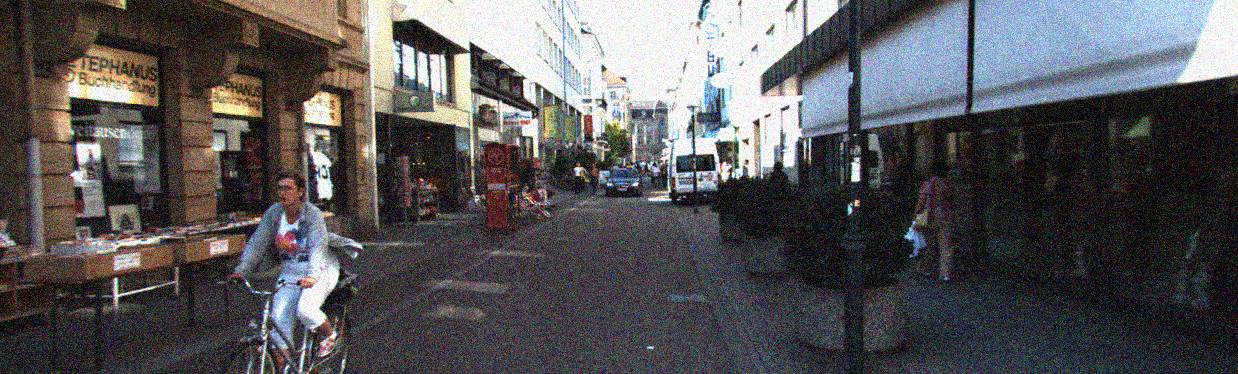
#> input picture 第二次作业-频域滤波/频域作业_贾林轩_1853688/source_images/gaussian_noise.png, 1238 x 374 px; the run also reads 1 picture not shown here
$ python frequency_domain_filtering.py
#> lines starting #> are read from the running program, lines starting #| are printed output that depends on the picture
# @Author  : 贾林轩 1853688
# @IDE: PyCharm
# @python：3.9.7
# @catalogue：
#   0 定义函数接口
#      0.1 生成幅值谱函数接口（generate_magnitude_spectrum）
#      0.2 幅值谱可视化函数接口（magnitude_spectrum_visualization）
#      0.3 滤波过程函数接口（频谱相乘）（frequency_spectrum_multiply）
#      0.4 还原滤波结果函数接口（restore_filtering_results）
#   1 读取图像并预处理
#      1.1 依次读入图像并转化为灰度图
#      1.2 将灰度图转化为float_32格式
#   2 对三张原图做傅里叶变换
#      2.1 调用上述函数接口（0.1）计算幅值谱
#      2.2 调用上述函数接口（0.2）进行幅值谱可视化
#      2.3 储存可视化的幅值谱
#   3 构建滤波器
#      3.1 构建空域滤波器（float32格式）
#      3.2 调用上述函数接口（0.1）计算滤波器的幅值谱
#      3.3 调用上述函数接口（0.2）进行滤波器幅值谱可视化
#      3.4 储存可视化的滤波器幅值谱
#   4 滤波操作
#      4.1 调用上述函数接口（0.3）进行滤波操作（返回结果为频谱）
#      4.2 调用上述函数接口（0.2）将滤波结果频谱可视化
#      4.3 储存可视化的滤波结果频谱
#    5 利用傅里叶反变换（IDFT）将滤波结果还原到空域
#      5.1 调用上述函数接口（0.4）还原滤波结果
#      5.2 储存已还原的滤波结果（空域图像）


import os
import cv2
import numpy as np


# 0 定义函数接口
# 0.1 生成幅值谱函数接口（参数：img：输入图像）
def generate_magnitude_spectrum(img):
    img = cv2.dft(img, flags=cv2.DFT_COMPLEX_OUTPUT)  # 对图像进行傅里叶正向变换
    img = np.fft.fftshift(img)  # 把频谱原点转换到图像中心
    return img  # 返回结果


# 0.2 幅值谱可视化函数接口（参数：img：输入图像）
def magnitude_spectrum_visualization(img):
    result_raw = np.log(cv2.magnitude(img[:, :, 0], img[:, :, 1]) + 1)  # 用对数表示形式表示幅值频谱
    result = (result_raw / result_raw.max()) * 255  # 按最大值归一化
    return result  # 返回结果


# 0.3 滤波过程（频谱相乘）（参数：img：输入图像频谱；filter：滤波器频谱）
def frequency_spectrum_multiply(img, filter):
    result = np.zeros(img.shape)   # 用于存放结果
    # 复数相乘规则(a+bi)(c+di)=(ac-bd)+(bc+ad)i
    result[:, :, 0] = (img[:, :, 0] * filter[:, :, 0]) - (img[:, :, 1] * filter[:, :, 1])   # 计算实部
    result[:, :, 1] = (img[:, :, 1] * filter[:, :, 0]) + (img[:, :, 0] * filter[:, :, 1])   # 计算虚部
    return result  # 返回结果


# 0.4 还原滤波结果函数接口（参数：img：输入图像）
def restore_filtering_results(img):
    img = np.fft.ifftshift(img)   # 将频谱原点移回左上角
    img_back = cv2.idft(img)   # 傅里叶反变换
    img_back = cv2.magnitude(img_back[:, :, 0], img_back[:, :, 1])   # 反变换后每个像素点的值为虚数，取幅值
    img_back = (img_back / img_back.max()) * 255   # 归一化
    return img_back  # 返回结果


# 1 读取图像并预处理
# 1.1 依次读入图像并转化为灰度图
img_gaussian_noise_gray = cv2.imread('./source_images/gaussian_noise.png', 0)
#> img_gaussian_noise_gray: shape (374, 1238); min 0, max 255, mean 86.6
img_origin_gray = cv2.imread('./source_images/origin_image.png', 0)
#> img_origin_gray: shape (374, 1238); min 6, max 255, mean 86.7
img_pepper_noise_gray = cv2.imread('./source_images/pepper_noise.png', 0)
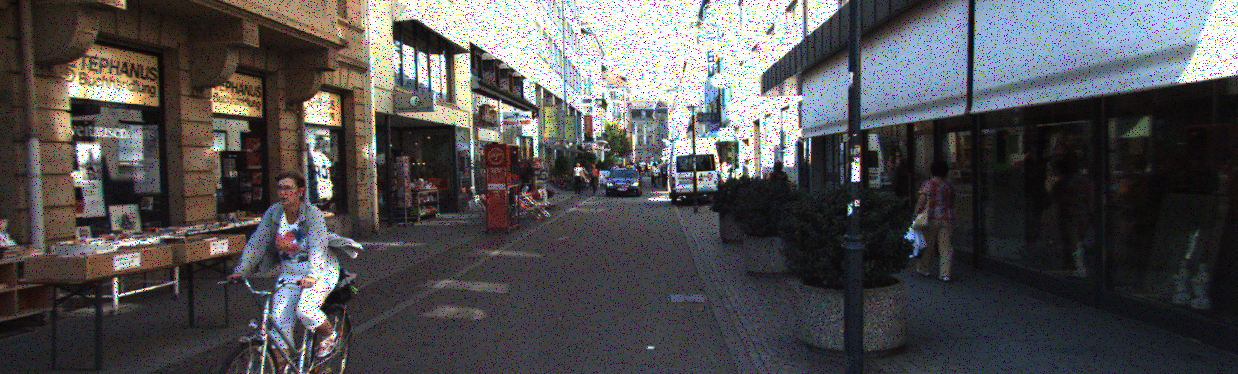
#> input picture 第二次作业-频域滤波/频域作业_贾林轩_1853688/source_images/pepper_noise.png, 1238 x 374 px
#> img_pepper_noise_gray: shape (374, 1238); min 0, max 255, mean 82.3

# 1.2 将灰度图转化为float_32格式
img_gaussian_noise_gray_float32 = np.float32(img_gaussian_noise_gray)
img_origin_gray_float32 = np.float32(img_origin_gray)
img_pepper_noise_gray_float32 = np.float32(img_pepper_noise_gray)


# 2 对三张原图做傅里叶变换
# 2.1 调用上述函数接口（0.1）计算幅值谱
img_gaussian_noise_gray_magnitude_spectrum = generate_magnitude_spectrum(img_gaussian_noise_gray_float32)
img_origin_gray_magnitude_spectrum = generate_magnitude_spectrum(img_origin_gray_float32)
img_pepper_noise_gray_magnitude_spectrum = generate_magnitude_spectrum(img_pepper_noise_gray_float32)

# 2.2 调用上述函数接口（0.2）进行幅值谱可视化
img_gaussian_noise_gray_magnitude_spectrum_for_visualization = magnitude_spectrum_visualization(
    img_gaussian_noise_gray_magnitude_spectrum)
img_origin_gray_magnitude_spectrum_for_visualization = magnitude_spectrum_visualization(
    img_origin_gray_magnitude_spectrum)
img_pepper_noise_gray_magnitude_spectrum_for_visualization = magnitude_spectrum_visualization(
    img_pepper_noise_gray_magnitude_spectrum)

# 2.3 储存可视化的幅值谱
# 定义储存路径
path = './results/frequency_domain_filtering/origin_images_magnitude_spectrum/'
if not os.path.exists(path):  # 创建储存路径
    os.makedirs(path)
# 储存图像
cv2.imwrite(path + 'gaussion_noise_magnitude_spectrum.png',
            img_gaussian_noise_gray_magnitude_spectrum_for_visualization)
cv2.imwrite(path + 'origin_magnitude_spectrum.png', img_origin_gray_magnitude_spectrum_for_visualization)
cv2.imwrite(path + 'pepper_noise_magnitude_spectrum.png', img_pepper_noise_gray_magnitude_spectrum_for_visualization)


# 3 构建滤波器
# 3.1 构建空域滤波器（float32格式）
# 获取滤波器尺寸（=原图）
H = img_gaussian_noise_gray.shape[0]
#> H = 374
W = img_gaussian_noise_gray.shape[1]
#> W = 1238
# 构建空域滤波器（3*3位于H*W的左上角，其余位置补零）
# sobel_x滤波器
sobel_x_filter = np.zeros([H, W], dtype='f')
sobel_x_filter[0:3, 0:3] = [[1, 0, -1], [2, 0, -2], [1, 0, -1]]
# sobel_y滤波器
sobel_y_filter = np.zeros([H, W], dtype='f')
sobel_y_filter[0:3, 0:3] = [[1, 2, 1], [0, 0, 0], [-1, -2, -1]]
# 高斯滤波器
gaussion_filter = np.zeros([H, W], dtype='f')
gaussion_filter[0:3, 0:3] = [[1, 2, 1], [2, 4, 2], [1, 2, 1]]
# 拉普拉斯滤波器
laplacian_filter = np.zeros([H, W], dtype='f')
laplacian_filter[0:3, 0:3] = [[0, 1, 0], [1, -4, 1], [0, 1, 0]]

# 3.2 调用上述函数接口（0.1）计算滤波器的幅值谱
sobel_x_filter_magnitude_spectrum = generate_magnitude_spectrum(sobel_x_filter)  # sobel_x滤波器幅值谱
sobel_y_filter_magnitude_spectrum = generate_magnitude_spectrum(sobel_y_filter)  # sobel_y滤波器幅值谱
gaussion_filter_magnitude_spectrum = generate_magnitude_spectrum(gaussion_filter)  # 高斯滤波器幅值谱
laplacian_filter_magnitude_spectrum = generate_magnitude_spectrum(laplacian_filter)  # 拉普拉斯滤波器幅值谱

# 3.3 调用上述函数接口（0.2）进行滤波器幅值谱可视化
sobel_x_filter_magnitude_spectrum_for_visualization = magnitude_spectrum_visualization(
    sobel_x_filter_magnitude_spectrum)  # sobel_x滤波器可视化幅值谱
sobel_y_filter_magnitude_spectrum_for_visualization = magnitude_spectrum_visualization(
    sobel_y_filter_magnitude_spectrum)  # sobel_y滤波器可视化幅值谱
gaussion_filter_magnitude_spectrum_for_visualization = magnitude_spectrum_visualization(
    gaussion_filter_magnitude_spectrum)  # 高斯滤波器可视化幅值谱
laplacian_filter_magnitude_spectrum_for_visualization = magnitude_spectrum_visualization(
    laplacian_filter_magnitude_spectrum)  # 拉普拉斯滤波器可视化幅值谱

# 3.4 储存可视化的滤波器幅值谱
# 定义储存路径
path = './results/frequency_domain_filtering/filters_magnitude_spectrum/'
if not os.path.exists(path):  # 创建储存路径
    os.makedirs(path)
# 储存图像
cv2.imwrite(path + 'sobel_x_filter_magnitude_spectrum.png', sobel_x_filter_magnitude_spectrum_for_visualization)
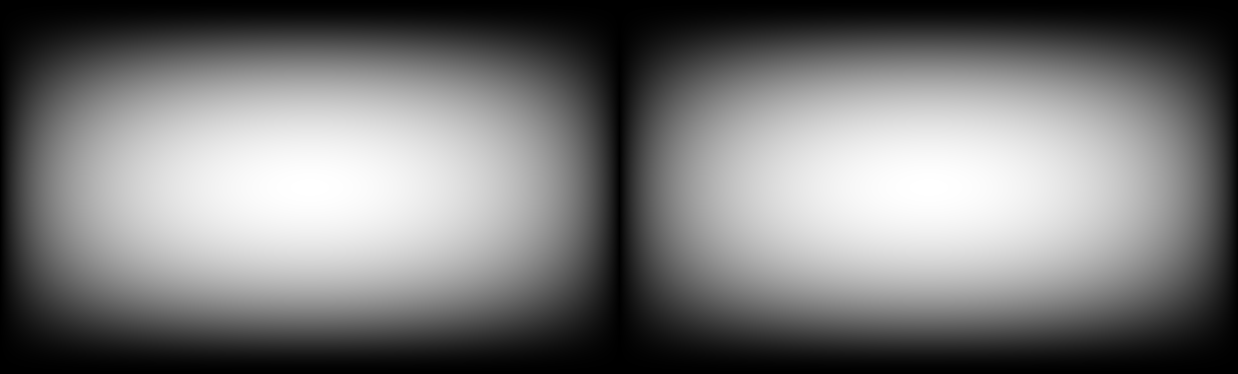
#> saved as sobel_x_filter_magnitude_spectrum.png: shape (374, 1238); min 0, max 255, mean 119.8
cv2.imwrite(path + 'sobel_y_filter_magnitude_spectrum.png', sobel_y_filter_magnitude_spectrum_for_visualization)
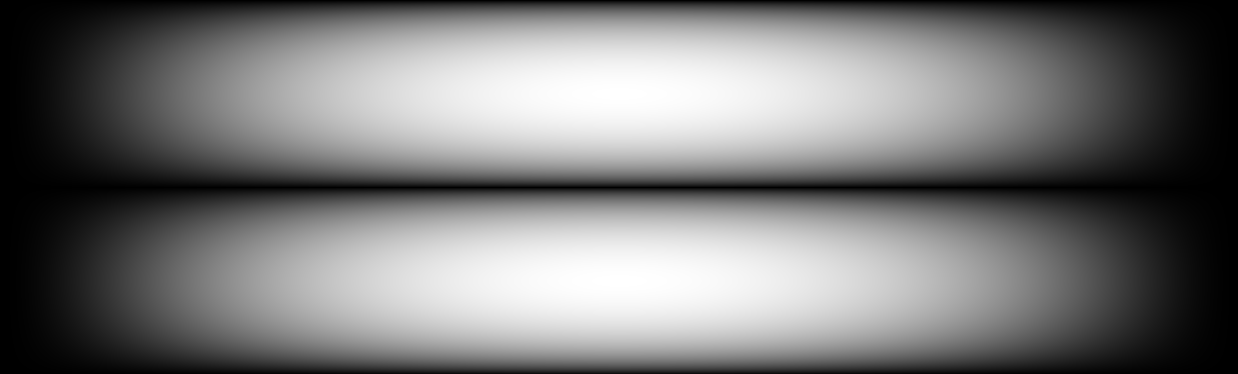
#> saved as sobel_y_filter_magnitude_spectrum.png: shape (374, 1238); min 0, max 255, mean 119.8
cv2.imwrite(path + 'gaussion_filter_magnitude_spectrum.png', gaussion_filter_magnitude_spectrum_for_visualization)
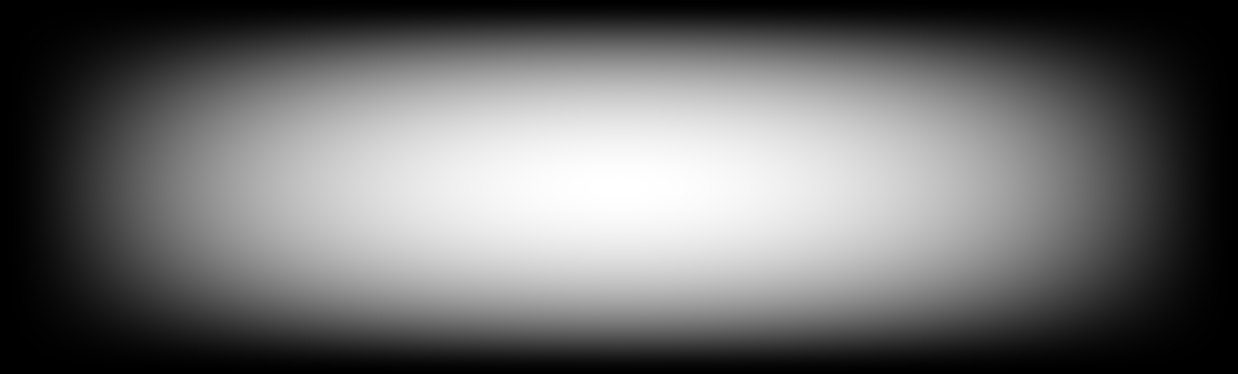
#> saved as gaussion_filter_magnitude_spectrum.png: shape (374, 1238); min 0, max 255, mean 107.8
cv2.imwrite(path + 'laplacian_filter_magnitude_spectrum.png', laplacian_filter_magnitude_spectrum_for_visualization)
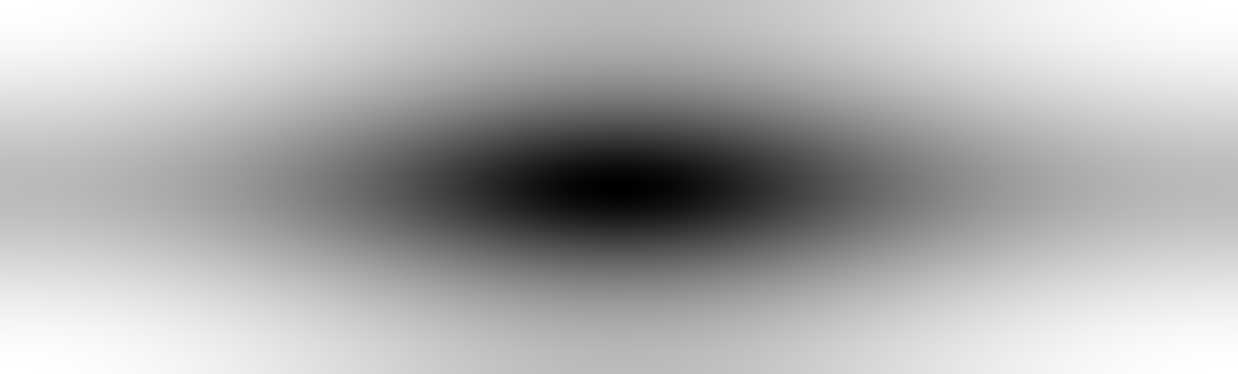
#> saved as laplacian_filter_magnitude_spectrum.png: shape (374, 1238); min 0, max 255, mean 175


# 4 滤波操作
# 4.1 调用上述函数接口（0.3）进行滤波操作（返回结果为频谱）
# 对原图用sobel_x滤波器滤波
origin_sobel_x = frequency_spectrum_multiply(img_origin_gray_magnitude_spectrum, sobel_x_filter_magnitude_spectrum)
# 对原图用sobel_y滤波器滤波
origin_sobel_y = frequency_spectrum_multiply(img_origin_gray_magnitude_spectrum, sobel_y_filter_magnitude_spectrum)
# 对原图用高斯滤波器滤波
origin_gaussion = frequency_spectrum_multiply(img_origin_gray_magnitude_spectrum, gaussion_filter_magnitude_spectrum)
# 对原图用拉普拉斯滤波器滤波
origin_laplacian = frequency_spectrum_multiply(img_origin_gray_magnitude_spectrum, laplacian_filter_magnitude_spectrum)
# 对高斯噪声图像用sobel_x滤波器滤波
gaussion_sobel_x = frequency_spectrum_multiply(img_gaussian_noise_gray_magnitude_spectrum, sobel_x_filter_magnitude_spectrum)
# 对高斯噪声图像用sobel_y滤波器滤波
gaussion_sobel_y = frequency_spectrum_multiply(img_gaussian_noise_gray_magnitude_spectrum, sobel_y_filter_magnitude_spectrum)
# 对高斯噪声图像用高斯滤波器滤波
gaussion_gaussion = frequency_spectrum_multiply(img_gaussian_noise_gray_magnitude_spectrum, gaussion_filter_magnitude_spectrum)
# 对高斯噪声图像用拉普拉斯滤波器滤波
gaussion_laplacian = frequency_spectrum_multiply(img_gaussian_noise_gray_magnitude_spectrum, laplacian_filter_magnitude_spectrum)

# 4.2 调用上述函数接口（0.2）将滤波结果频谱可视化
origin_sobel_x_for_visualization = magnitude_spectrum_visualization(origin_sobel_x)
origin_sobel_y_for_visualization = magnitude_spectrum_visualization(origin_sobel_y)
origin_gaussion_for_visualization = magnitude_spectrum_visualization(origin_gaussion)
origin_laplacian_for_visualization = magnitude_spectrum_visualization(origin_laplacian)
gaussion_sobel_x_for_visualization = magnitude_spectrum_visualization(gaussion_sobel_x)
gaussion_sobel_y_for_visualization = magnitude_spectrum_visualization(gaussion_sobel_y)
gaussion_gaussion_for_visualization = magnitude_spectrum_visualization(gaussion_gaussion)
gaussion_laplacian_for_visualization = magnitude_spectrum_visualization(gaussion_laplacian)
#> in magnitude_spectrum_visualization (call 15), `result_raw = np.log(cv2.magnitude(img[:, :, 0], img[:, :, 1]) + 1)`:
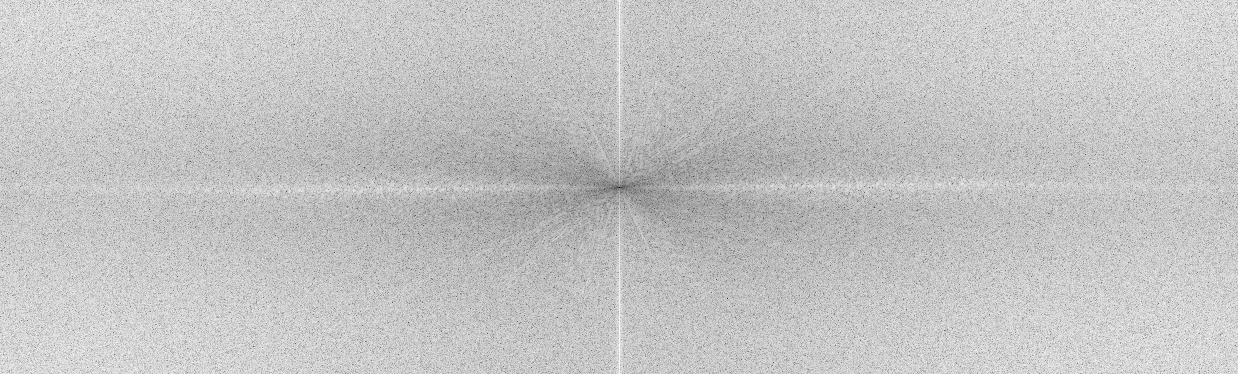
#> result_raw: shape (374, 1238) float64; min 2.36, max 12.76, mean 10.37; drawn with min black and max white

# 4.3 储存可视化的滤波结果频谱
# 定义储存路径
path = './results/frequency_domain_filtering/after_filtering/magnitude_spectrums/'
if not os.path.exists(path):  # 创建储存路径
    os.makedirs(path)
# 储存图像
cv2.imwrite(path + 'origin_sobel_x_magnitude_spectrum.png', origin_sobel_x_for_visualization)
cv2.imwrite(path + 'origin_sobel_y_magnitude_spectrum.png', origin_sobel_y_for_visualization)
cv2.imwrite(path + 'origin_gaussion_magnitude_spectrum.png', origin_gaussion_for_visualization)
cv2.imwrite(path + 'origin_laplacian_magnitude_spectrum.png', origin_laplacian_for_visualization)
cv2.imwrite(path + 'gaussion_sobel_x_magnitude_spectrum.png', gaussion_sobel_x_for_visualization)
cv2.imwrite(path + 'gaussion_sobel_y_magnitude_spectrum.png', gaussion_sobel_y_for_visualization)
cv2.imwrite(path + 'gaussion_gaussion_magnitude_spectrum.png', gaussion_gaussion_for_visualization)
cv2.imwrite(path + 'gaussion_laplacian_magnitude_spectrum.png', gaussion_laplacian_for_visualization)


# 5 利用傅里叶反变换（IDFT）将滤波结果还原到空域
# 5.1 调用上述函数接口（0.4）还原滤波结果
origin_sobel_x_result = restore_filtering_results(origin_sobel_x)
#> in restore_filtering_results, `img_back = cv2.magnitude(img_back[:, :, 0], img_back[:, :, 1])`:
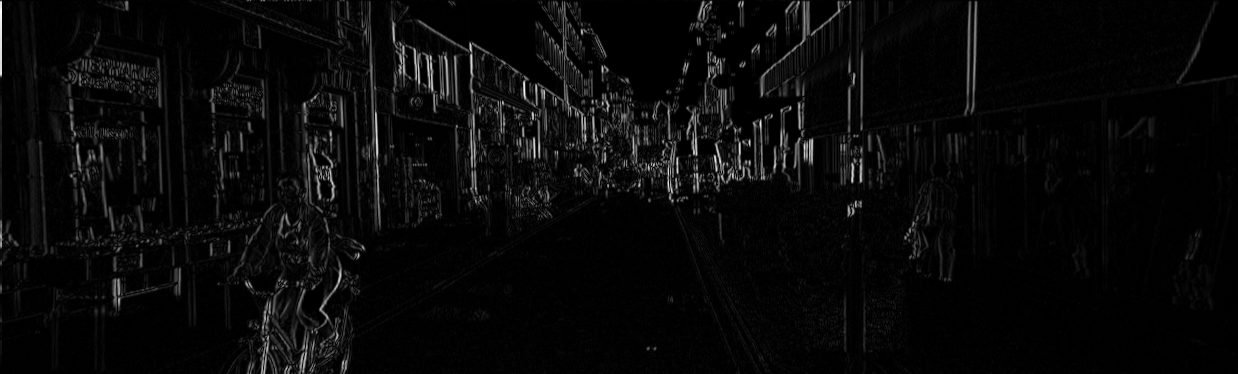
#> img_back: shape (374, 1238) float64; min 0.00196, max 436620193, mean 16406666.8; drawn with min black and max white
origin_sobel_y_result = restore_filtering_results(origin_sobel_y)
origin_gaussion_result = restore_filtering_results(origin_gaussion)
origin_laplacian_result = restore_filtering_results(origin_laplacian)
gaussion_sobel_x_result = restore_filtering_results(gaussion_sobel_x)
gaussion_sobel_y_result = restore_filtering_results(gaussion_sobel_y)
gaussion_gaussion_result = restore_filtering_results(gaussion_gaussion)
gaussion_laplacian_result = restore_filtering_results(gaussion_laplacian)

# 5.2 储存已还原的滤波结果（空域图像）
# 定义储存路径
path = './results/frequency_domain_filtering/after_filtering/filtering_results/'
if not os.path.exists(path):  # 创建储存路径
    os.makedirs(path)
# 储存图像
cv2.imwrite(path + 'origin_sobel_x_filtering_result.png', origin_sobel_x_result)
cv2.imwrite(path + 'origin_sobel_y_filtering_result.png', origin_sobel_y_result)
cv2.imwrite(path + 'origin_gaussion_filtering_result.png', origin_gaussion_result)
cv2.imwrite(path + 'origin_laplacian_filtering_result.png', origin_laplacian_result)
cv2.imwrite(path + 'gaussion_sobel_x_filtering_result.png', gaussion_sobel_x_result)
cv2.imwrite(path + 'gaussion_sobel_y_filtering_result.png', gaussion_sobel_y_result)
cv2.imwrite(path + 'gaussion_gaussion_filtering_result.png', gaussion_gaussion_result)
cv2.imwrite(path + 'gaussion_laplacian_filtering_result.png', gaussion_laplacian_result)
